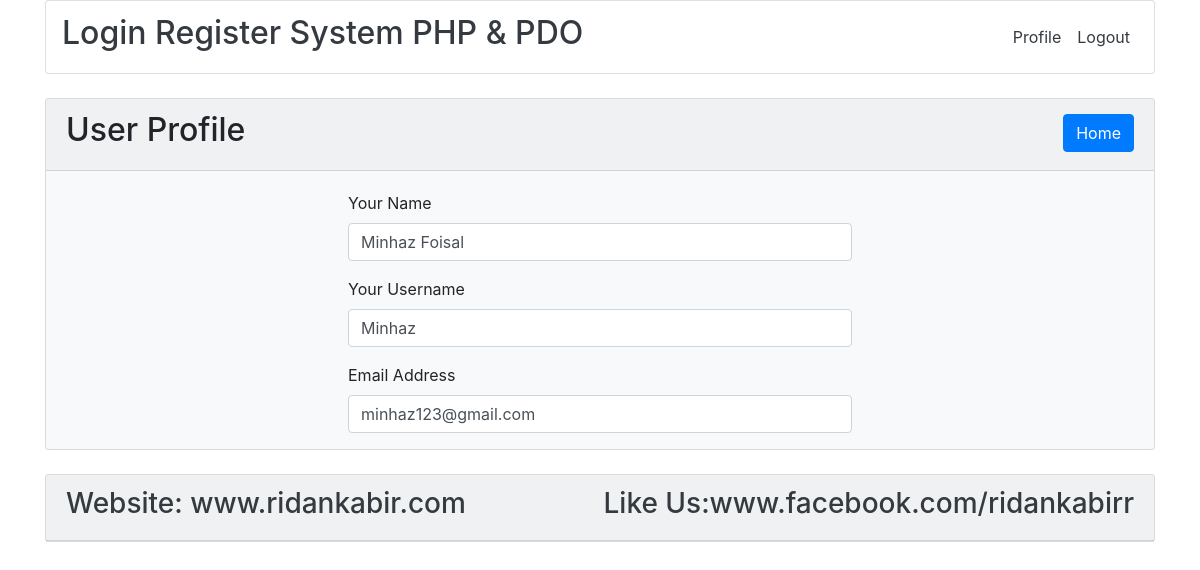
/profile.php?id=26 (signed in), run on the app's committed database.
### tables this page shows
CREATE TABLE `tbl_user` (
  `id` int(11) NOT NULL,
  `name` varchar(255) NOT NULL,
  `username` varchar(255) NOT NULL,
  `email` varchar(255) NOT NULL,
  `password` varchar(255) NOT NULL
);

### lib/User.php (called while the page is built, shortened)
<?php
	include "Database.php";
	class User{
		private $db;
		public function __construct(){
			$this->db = new Database();
		}
	public function getUserById($userId){
		$sql = "SELECT * FROM tbl_user WHERE id = :id LIMIT 1";
			$query = $this->db->pdo->prepare($sql);
			$query->bindValue(':id', $userId);
			$query->execute();
			$result = $query->fetch(PDO::FETCH_OBJ);
			return $result;
	}
	}
?>

### lib/Database.php (called while the page is built)
<?php
 class Database {
 	private $hostdb = "localhost";
 	private $userdb = "root";
 	private $passdb = "";
 	private $namedb = "db_log_reg";
 	public $pdo;
 	public function __construct(){
 		if (!isset($this->pdo)) {
 			try
 			{
 				$link = new PDO("mysql:host=".$this->hostdb.";dbname=".$this->namedb,$this->userdb,$this->passdb);
 				$link->setAttribute(PDO::ATTR_ERRMODE, PDO::ERRMODE_EXCEPTION);
 				$link->exec("SET CHARACTER SET utf8");
 				$this->pdo = $link;
 			}
 			catch(PDOException $e){
 				die("Failed to connect with Database ". $e->getMessage());
 			}
 		}
 	}
}
?>

### profile.php (the view, shortened to what this page needs)
<?php
	include "lib/User.php";
	include "inc/header.php";
?>
<?php
	if (isset($_GET['id'])) {
		$userId = (int)$_GET['id'];
	}
	$user = new User();
?>
<section class="main">
	<div class="container">
		<div class="card bg-light my-md-4">
			<div class="card-header">
				<h2>User Profile<span class="float-right"><a class="btn btn-primary" href="index.php">Home</a></span></h2>
			</div>
			<div class="card-body pb-0">
				<div class="col-md-6 offset-md-3">
					<?php
						$userData = $user->getUserById($userId);
						if ($userData) {
					?>
					<form action="" method="POST">
						<div class="form-group">
							<label for="name">Your Name</label>
							<input type="text" id="name" name="name" class="form-control" value="<?php echo $userData->name; ?>" autocomplete="off">
						</div>
						<div class="form-group">
							<label for="username">Your Username</label>
							<input type="text" id="username" name="username" class="form-control" value="<?php echo $userData->username; ?>" autocomplete="off">
						</div>
						<div class="form-group">
							<label for="email">Email Address</label>
							<input type="email" id="email" name="email" class="form-control" value="<?php echo $userData->email; ?>" autocomplete="off">
						</div>
					</form>
				<?php }else{ ?>
					<h3 class="text-danger text-center">This Id Has No Data...!</h3>
				<?php
					}
				?>
				</div>
			</div>
		</div>
	</div>
</section>
<?php
	include "inc/footer.php";
?>

### data on the page
tbl_user: name "Minhaz Foisal", username "Minhaz", email "minhaz123@gmail.com"
